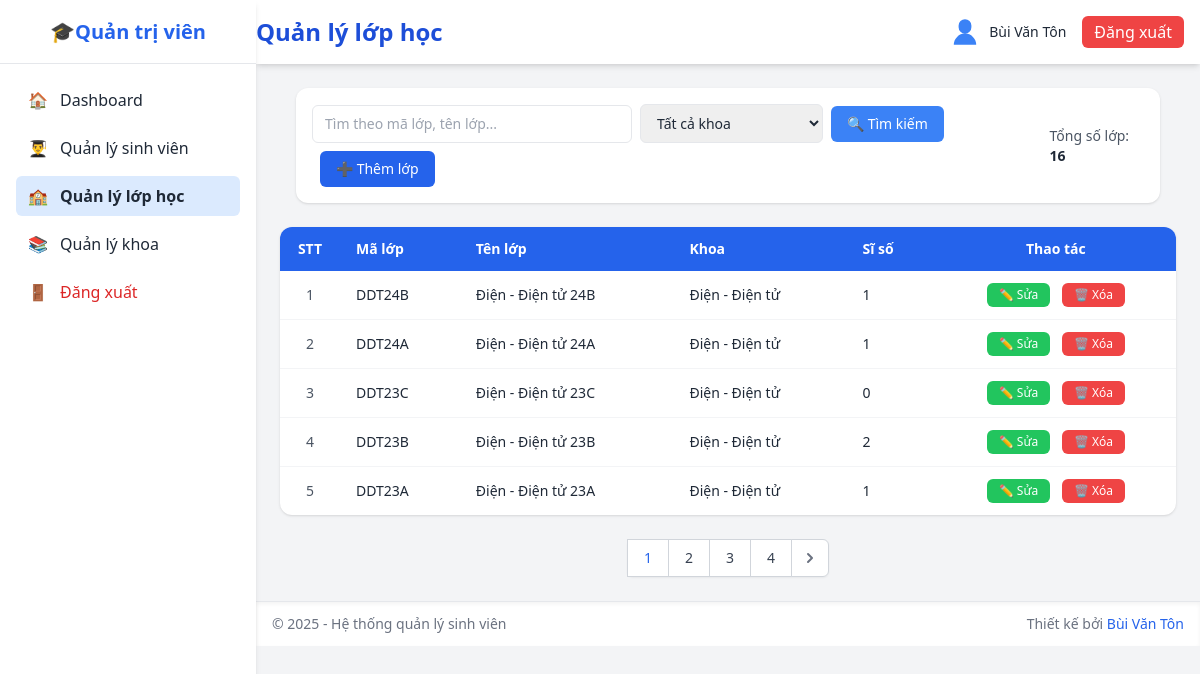
The app's page /admin/class_list.php (signed in) with its own data.
### tables this page shows
CREATE TABLE `lop` (
  `malop` varchar(20) NOT NULL,
  `tenlop` varchar(100) NOT NULL,
  `makhoa` varchar(20) DEFAULT NULL
);

CREATE TABLE `khoa` (
  `makhoa` varchar(20) NOT NULL,
  `tenkhoa` varchar(100) NOT NULL,
  `mota` text DEFAULT NULL
);

### database/pdo.php (called while the page is built, shortened)
<?php
class DB
{
    private static $pdo = null;
    private static function connect_pdo(): \PDO
    {
        $host = DB_HOST;
        $user = DB_USERNAME;
        $pass = DB_PASSWORD;
        $db   = DB_NAME;
        $charset = DB_CHARSET;
        $dsn = "mysql:host={$host};dbname={$db};charset={$charset}";
        try {
            $options = [
                \PDO::ATTR_ERRMODE => \PDO::ERRMODE_EXCEPTION,
                \PDO::ATTR_DEFAULT_FETCH_MODE => \PDO::FETCH_ASSOC,
                \PDO::ATTR_EMULATE_PREPARES => false,
            ];
            return new \PDO($dsn, $user, $pass, $options);
        } catch (\PDOException $e) {
            die('Kết nối PDO thất bại: ' . $e->getMessage());
        }
    }
    private static function init()
    {
        if (self::$pdo === null) {
            self::$pdo = self::connect_pdo();
        }
    }
    public static function getPdo()
    {
        return self::$pdo;
    }
    public static function select(string $sql, array $params = []): array
    {
        $stmt = self::getPdo()->prepare($sql);
        $stmt->execute($params);
        return $stmt->fetchAll();
    }
    public static function selectOne(string $sql, array $params = []): ?array
    {
        $stmt = self::getPdo()->prepare($sql);
        $stmt->execute($params);
        $row = $stmt->fetch();
        return $row === false ? null : $row;
    }
}

### admin/class_list.php (the view, shortened to what this page needs)
<?php
include('../includes/sidebar.php');
include('../includes/header.php');
$search = trim($_GET['search'] ?? '');
$makhoa = trim($_GET['makhoa'] ?? '');
$page = max(1, intval($_GET['page'] ?? 1));
$per_page = 5;
$offset = ($page - 1) * $per_page;
$where = [];
$params = [];
$whereClause = !empty($where) ? 'WHERE ' . implode(' AND ', $where) : '';
$sqlTotal = 'SELECT COUNT(DISTINCT l.malop) as count FROM lop l LEFT JOIN khoa k ON l.makhoa = k.makhoa ' . $whereClause;
$paramsTotal = [];
$totalRow = DB::selectOne($sqlTotal, $paramsTotal);
$total = $totalRow ? (int) $totalRow['count'] : 0;
$sqlLops = 'SELECT l.malop, l.tenlop, l.makhoa, k.tenkhoa, COUNT(sv.mssv) as sosv FROM lop l '
    . 'LEFT JOIN khoa k ON l.makhoa = k.makhoa '
    . 'LEFT JOIN sinh_vien sv ON l.malop = sv.malop '
    . $whereClause
    . ' GROUP BY l.malop '
    . 'ORDER BY l.malop DESC '
    . ' LIMIT :offset, :limit';
$lops = DB::select($sqlLops, array_merge($params, ['offset' => $offset, 'limit' => $per_page]));
$total_pages = max(1, (int) ceil($total / $per_page));
?>
<div class="max-w-7xl mx-auto px-4">
    <div class="bg-white rounded-xl shadow p-4 mb-4">
        <form method="GET" action="" class="flex flex-col sm:flex-row sm:items-center sm:justify-between gap-3">
            <div class="flex items-center gap-2 flex-wrap">
                <input type="text" name="search" value="<?php echo htmlspecialchars($search); ?>"
                       placeholder="Tìm theo mã lớp, tên lớp..."
                       class="w-full sm:w-80 px-3 py-2 border rounded-md focus:ring-2 focus:ring-blue-400 outline-none text-sm" />
                <select name="makhoa" class="px-3 py-2 border rounded-md focus:ring-2 focus:ring-blue-400 outline-none text-sm">
                    <option value="">Tất cả khoa</option>
                </select>
                <button type="submit" class="bg-blue-500 hover:bg-blue-600 text-white px-4 py-2 rounded-md text-sm">
                    🔍 Tìm kiếm
                </button>
                <a href="class_add.php" class="ml-2 bg-blue-600 hover:bg-blue-700 text-white px-4 py-2 rounded-md text-sm inline-flex items-center">
                    ➕ Thêm lớp
                </a>
            </div>
            <div class="mt-2 sm:mt-0 text-sm text-gray-600">
                <div>Tổng số lớp: <span class="font-semibold text-gray-800"><?php echo $total; ?></span></div>
            </div>
        </form>
    </div>
</div>
<div class="bg-white rounded-xl shadow overflow-x-auto">
    <table class="min-w-full text-sm">
        <thead class="bg-blue-600 text-white">
            <tr>
                <th class="py-3 px-4 text-center" style="width: 60px">STT</th>
                <th class="py-3 px-4 text-left">Mã lớp</th>
                <th class="py-3 px-4 text-left">Tên lớp</th>
                <th class="py-3 px-4 text-left">Khoa</th>
                <th class="py-3 px-4 text-left">Sĩ số</th>
                <th class="py-3 px-4 text-center">Thao tác</th>
            </tr>
        </thead>
        <tbody class="divide-y divide-gray-100">
            <?php foreach ($lops as $index => $lop): ?>
            <tr class="hover:bg-gray-50">
                <td class="py-3 px-4 text-center text-gray-600"><?php echo $offset + $index + 1; ?></td>
                <td class="py-3 px-4"><?php echo htmlspecialchars($lop['malop']); ?></td>
                <td class="py-3 px-4"><?php echo htmlspecialchars($lop['tenlop']); ?></td>
                <td class="py-3 px-4"><?php echo htmlspecialchars($lop['tenkhoa']); ?></td>
                <td class="py-3 px-4"><?php echo (int) $lop['sosv']; ?></td>
                <td class="py-3 px-4 text-center space-x-2">
                    <a href="class_edit.php?malop=<?php echo urlencode($lop['malop']); ?>"
                       class="bg-green-500 hover:bg-green-600 text-white px-3 py-1 rounded-md text-xs inline-block">
                       ✏️ Sửa
                    </a>
                    <a href="class_delete.php?malop=<?php echo urlencode($lop['malop']); ?>"
                       onclick="return confirm('Bạn có chắc muốn xóa lớp \'<?php echo addslashes($lop['tenlop']); ?>\'?');"
                       class="bg-red-500 hover:bg-red-600 text-white px-3 py-1 rounded-md text-xs inline-block">
                       🗑️ Xóa
                    </a>
                </td>
            </tr>
            <?php endforeach; ?>
        </tbody>
    </table>
</div>
<?php if ($total_pages > 1): ?>
<div class="mt-6 flex justify-center">
    <nav class="relative z-0 inline-flex rounded-md shadow-sm -space-x-px" aria-label="Phân trang">
        <?php
        $range = 2;
        if ($page > $range + 1): ?>
            <?php endif;
        for ($i = max(1, $page - $range); $i <= min($total_pages, $page + $range); $i++): ?>
            <a href="?page=<?php echo $i; ?><?php echo $search ? '&search=' . urlencode($search) : ''; ?><?php echo $makhoa ? '&makhoa=' . urlencode($makhoa) : ''; ?>"
               class="relative inline-flex items-center px-4 py-2 border border-gray-300 bg-white text-sm font-medium <?php echo $i === $page ? 'text-blue-600 bg-blue-50' : 'text-gray-700 hover:bg-gray-50'; ?>">
                <?php echo $i; ?>
            </a>
        <?php endfor;
        if ($page < $total_pages - $range): ?>
            <a href="?page=<?php echo $total_pages; ?><?php echo $search ? '&search=' . urlencode($search) : ''; ?><?php echo $makhoa ? '&makhoa=' . urlencode($makhoa) : ''; ?>"
               class="relative inline-flex items-center px-4 py-2 border border-gray-300 bg-white text-sm font-medium text-gray-700 hover:bg-gray-50"><?php echo $total_pages; ?></a>
        <?php endif; ?>
        <?php if ($page < $total_pages): ?>
        <a href="?page=<?php echo $page + 1; ?><?php echo $search ? '&search=' . urlencode($search) : ''; ?><?php echo $makhoa ? '&makhoa=' . urlencode($makhoa) : ''; ?>"
           class="relative inline-flex items-center px-2 py-2 rounded-r-md border border-gray-300 bg-white text-sm font-medium text-gray-500 hover:bg-gray-50">
            <svg class="h-5 w-5" xmlns="http://www.w3.org/2000/svg" viewBox="0 0 20 20" fill="currentColor">
                <path fill-rule="evenodd" d="M7.293 14.707a1 1 0 010-1.414L10.586 10 7.293 6.707a1 1 0 011.414-1.414l4 4a1 1 0 010 1.414l-4 4a1 1 0 01-1.414 0z" clip-rule="evenodd" />
            </svg>
        </a>
        <?php endif; ?>
    </nav>
</div>
<?php endif; ?>
<?php include('../includes/footer.php'); ?>

### records on screen
lop: index "1", malop "DDT24B", tenlop "Điện - Điện tử 24B", makhoa.tenkhoa "Điện - Điện tử", sosv "1"
lop: index "2", malop "DDT24A", tenlop "Điện - Điện tử 24A", makhoa.tenkhoa "Điện - Điện tử", sosv "1"
lop: index "3", malop "DDT23C", tenlop "Điện - Điện tử 23C", makhoa.tenkhoa "Điện - Điện tử", sosv "0"
lop: index "4", malop "DDT23B", tenlop "Điện - Điện tử 23B", makhoa.tenkhoa "Điện - Điện tử", sosv "2"
lop: index "5", malop "DDT23A", tenlop "Điện - Điện tử 23A", makhoa.tenkhoa "Điện - Điện tử", sosv "1"

### other values on screen
$page_title "Quản lý lớp học"
$_SESSION['fullname'] "Bùi Văn Tôn"
$total "16"
$total_pages "4"
